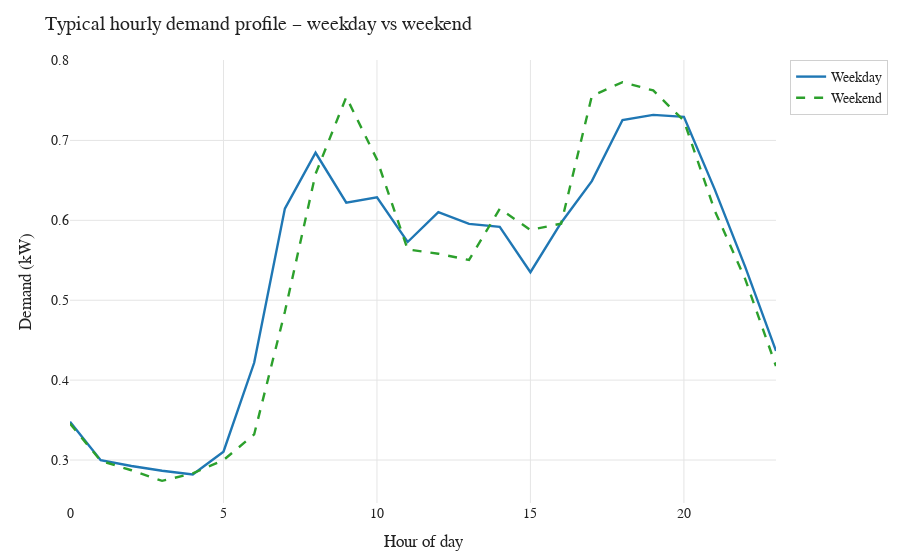

The code cell stored with this chart in its notebook:
### Code cell
profiles_df = hourly_demand.to_frame(name="Demand")
profiles_df["hour"] = profiles_df.index.hour
profiles_df["is_weekend"] = profiles_df.index.dayofweek >= 5

weekday_profile = profiles_df.loc[~profiles_df["is_weekend"]].groupby("hour")["Demand"].mean()
weekend_profile = profiles_df.loc[profiles_df["is_weekend"]].groupby("hour")["Demand"].mean()

fig_weekday_weekend = plot_typical_profiles_weekday_weekend(
    weekday=weekday_profile,
    weekend=weekend_profile,
    value_label="Demand (kW)",
    style="academic",
)
fig_weekday_weekend.update_layout(title="Typical hourly demand profile – weekday vs weekend")

save_figure(fig_weekday_weekend, "demand_typical_hourly_weekday_vs_weekend", width=1100, height=650)
fig_weekday_weekend

### Figure 1 — Plotly figure (JSON) as saved in the notebook; plotly's stock layout.template omitted (floating-point values rounded to 4 significant figures)
{"data": [{"line": {"color": "#1f77b4", "width": 2.4}, "mode": "lines", "name": "Weekday", "type": "scatter", "x": [0, 1, 2, 3, 4, 5, 6, 7, 8, 9, 10, 11, 12, 13, 14, 15, 16, 17, 18, 19, 20, 21, 22, 23], "y": [0.3479, 0.2998, 0.2925, 0.2866, 0.2819, 0.3105, 0.4217, 0.6147, 0.6846, 0.6221, 0.6287, 0.5729, 0.6103, 0.5956, 0.5919, 0.5351, 0.597, 0.6491, 0.7256, 0.7321, 0.7295, 0.6391, 0.5414, 0.4366]}, {"line": {"color": "#2ca02c", "dash": "dash", "width": 2.4}, "mode": "lines", "name": "Weekend", "type": "scatter", "x": [0, 1, 2, 3, 4, 5, 6, 7, 8, 9, 10, 11, 12, 13, 14, 15, 16, 17, 18, 19, 20, 21, 22, 23], "y": [0.3457, 0.299, 0.2872, 0.2739, 0.2833, 0.2999, 0.332, 0.4855, 0.6582, 0.7543, 0.6762, 0.5636, 0.5583, 0.5504, 0.6145, 0.588, 0.5959, 0.7556, 0.773, 0.7626, 0.7247, 0.6125, 0.5262, 0.4176]}], "layout": {"font": {"color": "#222", "family": "CMU Serif, 'Times New Roman', serif", "size": 14}, "hovermode": "x unified", "legend": {"bgcolor": "rgba(255,255,255,0.85)", "bordercolor": "#d0d0d0", "borderwidth": 1}, "margin": {"b": 50, "l": 70, "r": 30, "t": 60}, "paper_bgcolor": "#ffffff", "plot_bgcolor": "#ffffff", "title": {"text": "Typical hourly demand profile – weekday vs weekend"}, "xaxis": {"gridcolor": "#e5e5e5", "showgrid": true, "title": {"text": "Hour of day"}, "zeroline": false}, "yaxis": {"gridcolor": "#e5e5e5", "showgrid": true, "title": {"text": "Demand (kW)"}, "zeroline": false}}}
